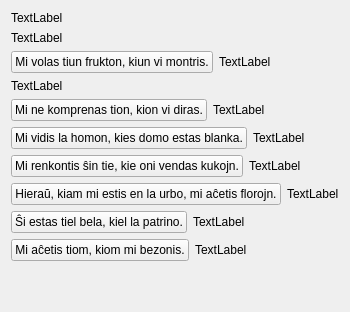
     <widget class="QWidget" name="tab_7">
      <attribute name="icon">
       <iconset resource="ikonoj.qrc">
        <normaloff>:/ikonoj/leciono.png</normaloff>:/ikonoj/leciono.png</iconset>
      </attribute>
      <attribute name="title">
       <string>7</string>
      </attribute>
      <layout class="QVBoxLayout" name="verticalLayout_31">
       <item>
        <widget class="titolo" name="Lec06_Label23">
         <property name="text">
          <string>TextLabel</string>
         </property>
        </widget>
       </item>
       <item>
        <widget class="QLabel" name="Lec06_Label3">
         <property name="sizePolicy">
          <sizepolicy hsizetype="Preferred" vsizetype="Maximum">
           <horstretch>0</horstretch>
           <verstretch>0</verstretch>
          </sizepolicy>
         </property>
         <property name="text">
          <string>TextLabel</string>
         </property>
         <property name="wordWrap">
          <bool>true</bool>
         </property>
        </widget>
       </item>
       <item>
        <layout class="QVBoxLayout" name="verticalLayout_30">
         <item>
          <layout class="QHBoxLayout" name="horizontalLayout">
           <item>
            <widget class="klakbutono" name="Lec06_Button487">
             <property name="sizePolicy">
              <sizepolicy hsizetype="Maximum" vsizetype="Fixed">
               <horstretch>0</horstretch>
               <verstretch>0</verstretch>
              </sizepolicy>
             </property>
             <property name="text">
              <string>Mi volas tiun frukton, kiun vi montris.</string>
             </property>
            </widget>
           </item>
           <item>
            <widget class="QLabel" name="Lec06_Label450">
             <property name="text">
              <string>TextLabel</string>
             </property>
             <property name="wordWrap">
              <bool>true</bool>
             </property>
            </widget>
           </item>
          </layout>
         </item>
         <item>
          <widget class="QLabel" name="Lec06_Label4">
           <property name="text">
            <string>TextLabel</string>
           </property>
           <property name="wordWrap">
            <bool>true</bool>
           </property>
          </widget>
         </item>
        </layout>
       </item>
       <item>
        <layout class="QHBoxLayout" name="horizontalLayout_2">
         <item>
          <widget class="klakbutono" name="Lec06_Button104">
           <property name="sizePolicy">
            <sizepolicy hsizetype="Maximum" vsizetype="Fixed">
             <horstretch>0</horstretch>
             <verstretch>0</verstretch>
            </sizepolicy>
           </property>
           <property name="text">
            <string>Mi ne komprenas tion, kion vi diras.</string>
           </property>
          </widget>
         </item>
         <item>
          <widget class="QLabel" name="Lec06_Label16">
           <property name="text">
            <string>TextLabel</string>
           </property>
           <property name="wordWrap">
            <bool>true</bool>
           </property>
          </widget>
         </item>
        </layout>
       </item>
       <item>
        <layout class="QHBoxLayout" name="horizontalLayout_3">
         <item>
          <widget class="klakbutono" name="Lec06_Button105">
           <property name="sizePolicy">
            <sizepolicy hsizetype="Maximum" vsizetype="Fixed">
             <horstretch>0</horstretch>
             <verstretch>0</verstretch>
            </sizepolicy>
           </property>
           <property name="text">
            <string>Mi vidis la homon, kies domo estas blanka.</string>
           </property>
          </widget>
         </item>
         <item>
          <widget class="QLabel" name="Lec06_Label17">
           <property name="text">
            <string>TextLabel</string>
           </property>
           <property name="wordWrap">
            <bool>true</bool>
           </property>
          </widget>
         </item>
        </layout>
       </item>
       <item>
        <layout class="QHBoxLayout" name="horizontalLayout_4">
         <item>
          <widget class="klakbutono" name="Lec06_Button106">
           <property name="sizePolicy">
            <sizepolicy hsizetype="Maximum" vsizetype="Fixed">
             <horstretch>0</horstretch>
             <verstretch>0</verstretch>
            </sizepolicy>
           </property>
           <property name="text">
            <string>Mi renkontis ŝin tie, kie oni vendas kukojn.</string>
           </property>
          </widget>
         </item>
         <item>
          <widget class="QLabel" name="Lec06_Label18">
           <property name="text">
            <string>TextLabel</string>
           </property>
           <property name="wordWrap">
            <bool>true</bool>
           </property>
          </widget>
         </item>
        </layout>
       </item>
       <item>
        <layout class="QHBoxLayout" name="horizontalLayout_5">
         <item>
          <widget class="klakbutono" name="Lec06_Button107">
           <property name="sizePolicy">
            <sizepolicy hsizetype="Maximum" vsizetype="Fixed">
             <horstretch>0</horstretch>
             <verstretch>0</verstretch>
            </sizepolicy>
           </property>
           <property name="text">
            <string>Hieraŭ, kiam mi estis en la urbo, mi aĉetis florojn.</string>
           </property>
          </widget>
         </item>
         <item>
          <widget class="QLabel" name="Lec06_Label19">
           <property name="text">
            <string>TextLabel</string>
           </property>
           <property name="wordWrap">
            <bool>true</bool>
           </property>
          </widget>
         </item>
        </layout>
       </item>
       <item>
        <layout class="QHBoxLayout" name="horizontalLayout_6">
         <item>
          <widget class="klakbutono" name="Lec06_Button108">
           <property name="sizePolicy">
            <sizepolicy hsizetype="Maximum" vsizetype="Fixed">
             <horstretch>0</horstretch>
             <verstretch>0</verstretch>
            </sizepolicy>
           </property>
           <property name="text">
            <string>Ŝi estas tiel bela, kiel la patrino.</string>
           </property>
          </widget>
         </item>
         <item>
          <widget class="QLabel" name="Lec06_Label20">
           <property name="text">
            <string>TextLabel</string>
           </property>
           <property name="wordWrap">
            <bool>true</bool>
           </property>
          </widget>
         </item>
        </layout>
       </item>
       <item>
        <layout class="QHBoxLayout" name="horizontalLayout_7">
         <item>
          <widget class="klakbutono" name="Lec06_Button109">
           <property name="sizePolicy">
            <sizepolicy hsizetype="Maximum" vsizetype="Fixed">
             <horstretch>0</horstretch>
             <verstretch>0</verstretch>
            </sizepolicy>
           </property>
           <property name="text">
            <string>Mi aĉetis tiom, kiom mi bezonis.</string>
           </property>
          </widget>
         </item>
         <item>
          <widget class="QLabel" name="Lec06_Label21">
           <property name="text">
            <string>TextLabel</string>
           </property>
           <property name="wordWrap">
            <bool>true</bool>
           </property>
          </widget>
         </item>
        </layout>
       </item>
       <item>
        <spacer name="verticalSpacer_2">
         <property name="orientation">
          <enum>Qt::Vertical</enum>
         </property>
         <property name="sizeHint" stdset="0">
          <size>
           <width>20</width>
           <height>40</height>
          </size>
         </property>
        </spacer>
       </item>
      </layout>
     </widget>
